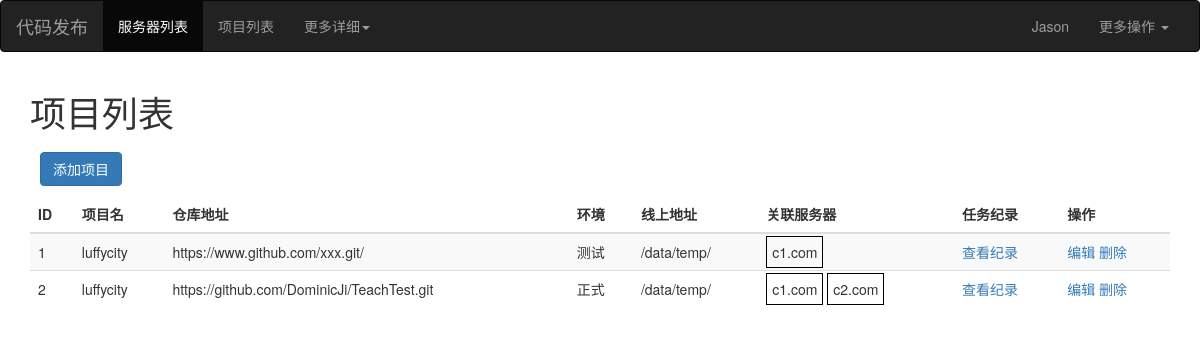
The page /project/list/ on the database its author committed.
### app01/models.py (models this page shows, shortened)
class Project(models.Model):
    title = models.CharField(verbose_name='项目名',max_length=32)
    repo = models.CharField(verbose_name='仓库地址',max_length=64)
    env_choices = (
        ('prod','正式'),
        ('test','测试'),
    )
    env = models.CharField(verbose_name='环境',max_length=16,choices=env_choices,default='test')
    path = models.CharField(verbose_name='线上项目地址',max_length=32)
    """
    一个项目可以是否可以跑在多台服务器上   可以!
    一台服务器上是否可以跑多个项目呢      当资金不是很充足的时候 服务器是可以混用的 可以！
    """
    servers = models.ManyToManyField(verbose_name='关联服务器',to='Server')

class Server(models.Model):
    hostname = models.CharField(verbose_name='主机名',max_length=32)

### app01/views/project.py (the view)
# urls.py: url(r'^project/list/$',project.project_list,name='project_list'),
def project_list(request):
    projectList = models.Project.objects.all()
    return render(request,'project_list.html',locals())

### app01/templates/project_list.html (shortened to what this page needs)
{% extends 'base.html' %}
{% block content %}
    <h1>项目列表</h1>
    <a href="{% url 'project_add' %}" class="btn btn-primary" style="margin: 10px">添加项目</a>
    <table class="table table-striped table-hover">
        <thead>
            <tr>
                <th>ID</th>
                <th>项目名</th>
                <th>仓库地址</th>
                <th>环境</th>
                <th>线上地址</th>
                <th>关联服务器</th>
                <th>任务纪录</th>
                <th>操作</th>
            </tr>
        </thead>
        <tbody>
            {% for project_obj in projectList %}
                <tr>
                    <td>{{ project_obj.pk }}</td>
                    <td>{{ project_obj.title }}</td>
                    <td>{{ project_obj.repo }}</td>
                    <td>{{ project_obj.get_env_display }}</td>
                    <td>{{ project_obj.path }}</td>
                    <td>
                        {% for server_obj in project_obj.servers.all %}
                            <span style="padding: 5px;border: 1px solid black">{{ server_obj.hostname }}</span>
                        {% endfor %}
                    </td>
                    <td><a href="{% url 'task_list' project_id=project_obj.pk %}">查看纪录</a></td>
                    <td>
                        <a href="{% url 'project_edit' edit_id=project_obj.pk %}">编辑</a>
                        <a href="#" onclick="removeData(this,{{ project_obj.pk }})">删除</a>
                    </td>
                </tr>
            {% endfor %}
        </tbody>
    </table>
{% endblock %}

### app01/templates/base.html (shortened to what this page needs)
<!DOCTYPE html>
<html lang="en">
<head>
    <link href="https://cdn.bootcss.com/twitter-bootstrap/3.4.1/css/bootstrap.min.css" rel="stylesheet">
</head>
<body>
<nav class="navbar navbar-inverse">
  <div class="container-fluid">
    <div class="navbar-header">
      <a class="navbar-brand" href="#">代码发布</a>
    </div>
    <div class="collapse navbar-collapse" id="bs-example-navbar-collapse-1">
      <ul class="nav navbar-nav">
        <li class="active"><a href="{% url 'server_list' %}">服务器列表<span class="sr-only">(current)</span></a></li>
        <li><a href="{% url 'project_list' %}">项目列表</a></li>
        <li class="dropdown">
          <a href="#" class="dropdown-toggle" data-toggle="dropdown" role="button" aria-haspopup="true" aria-expanded="false">更多详细<span class="caret"></span></a>
        </li>
      </ul>
      <ul class="nav navbar-nav navbar-right">
        <li><a href="#">Jason</a></li>
        <li class="dropdown">
          <a href="#" class="dropdown-toggle" data-toggle="dropdown" role="button" aria-haspopup="true" aria-expanded="false">更多操作 <span class="caret"></span></a>
        </li>
      </ul>
    </div>
  </div>
</nav>
<div class="container">
    {% block content %}
    {% endblock %}
</div>
</body>
</html>

### rows shown on the page
Project: pk "1", title "luffycity", repo "https://www.github.com/xxx.git/", env "测试", path "/data/temp/"
Server: hostname "c1.com"
Project: pk "2", title "luffycity", repo "https://github.com/DominicJi/TeachTest.git", env "正式", path "/data/temp/"
Server: hostname "c2.com"
